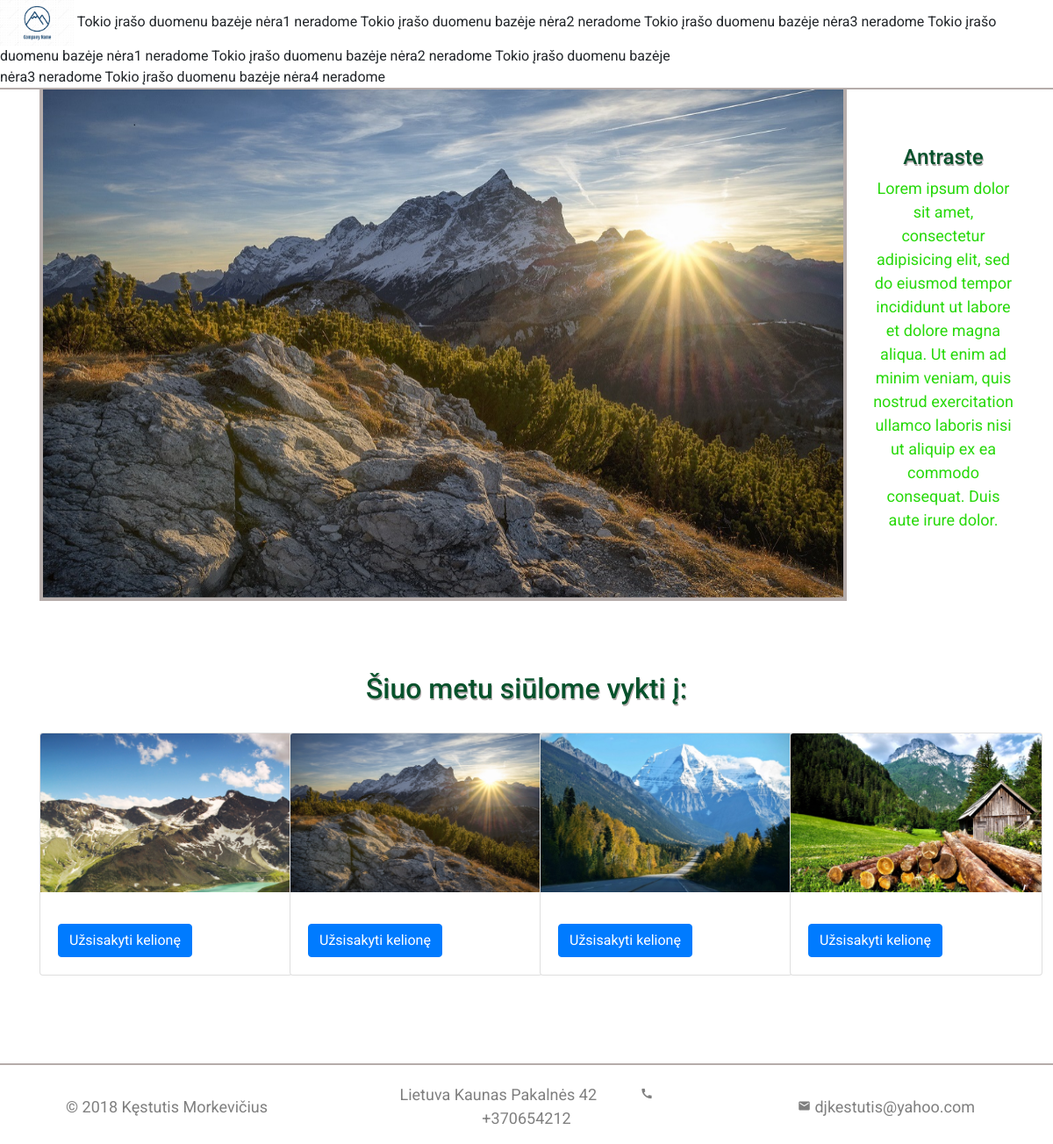
The page /keliones.php on the database as committed earlier.
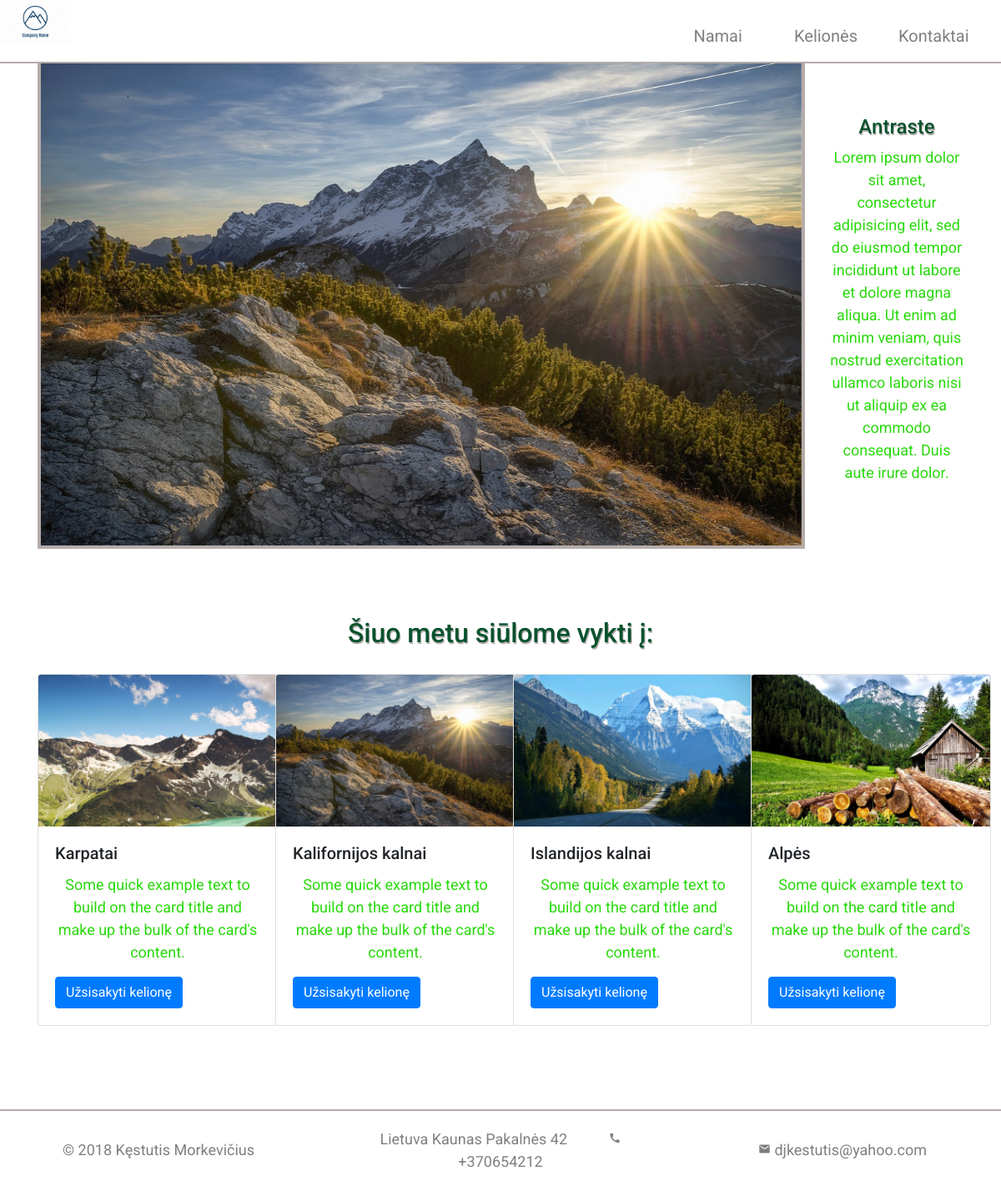
The same page on the database as committed later.
### tables this page shows
CREATE TABLE `meniu` (
  `meniu_ID` int(11) NOT NULL,
  `pavadinimas` varchar(50) NOT NULL
);

### keliones.php (the view, shortened to what this page needs)
<?php include ('header.php') ?>
  <div class="container-fluid no-gutters">
    <header class="row meniu">
      <div class="col">
        <?php include('nav.php') ?>
        <?php
        $viezbutis1 = getViezbutis(1);
        $viezbutis2 = getViezbutis(2);
        $viezbutis3 = getViezbutis(3);
        $viezbutis4 = getViezbutis(4);
        ?>
      </div>
    </header>
  </div>
  <div class="container">
    <main class="row">
      <div id="carouselExampleSlidesOnly" class="carousel slide carousel-fade col-10" data-ride="carousel">
        <div class="carousel-inner">
          <div class="carousel-item active">
            <img class="d-block w-100" src="./img/bright-clouds-cold-618833.jpg" alt="First slide">
          </div>
        </div>
      </div>
      <div class="col-md-2 col-sm col-xs align-self-center">
        <h4> Antraste </h4>
        <p>Lorem ipsum dolor sit amet, consectetur adipisicing elit, sed do eiusmod tempor incididunt ut labore et dolore magna aliqua. Ut enim ad minim veniam, quis nostrud exercitation ullamco laboris nisi ut aliquip ex ea commodo consequat. Duis aute
          irure dolor.</p>
      </div>
    </main>
    <div class="row aukstis-150">
      <div class="col align-self-end">
        <h2> Šiuo metu siūlome vykti į:</h2>
      </div>
    </div>
    <div class="row">
      <div class="col-3">
        <div class="card" style="width: 18rem;">
          <img class="card-img-top" src="./img/kalnaiMaza.jpg" alt="Card image cap">
          <div class="card-body">
            <h5 class="card-title"> <?php echo $viezbutis1['Viežbučio_pavadinimas']; ?> </h5>
            <p class="card-text"> <?php echo $viezbutis1['aprašymas'];  ?> </p>
            <a href="detales.php?viezb=Viežbutis karpatų kalnuose&kaina=1200" id="karpatai" class="btn btn-primary"> Užsisakyti kelionę </a>
          </div>
        </div>
      </div>
      <div class="col-3">
        <div class="card" style="width: 18rem;">
          <img class="card-img-top" src="./img/bright-clouds-cold-618833.jpg" alt="Card image cap">
          <div class="card-body">
            <h5 class="card-title"> <?php echo $viezbutis2['Viežbučio_pavadinimas']; ?> </h5>
            <p class="card-text"> <?php echo $viezbutis2['aprašymas']; ?> </p>
            <a href="detales.php?viezb=Viežbutis Kalifornijos kalnuose&kaina=3150" id="kalifornija" class="btn btn-primary"> Užsisakyti kelionę </a>
          </div>
        </div>
      </div>
      <div class="col-3">
        <div class="card" style="width: 18rem;">
          <img class="card-img-top" src="./img/landscape-mountains-nature-67517.jpg" alt="Card image cap">
          <div class="card-body">
            <h5 class="card-title"> <?php echo $viezbutis3['Viežbučio_pavadinimas']; ?> </h5>
            <p class="card-text"> <?php echo $viezbutis3['aprašymas']; ?> </p>
            <a href="detales.php?viezb=Viežbutis Islandijos kalnuose&kaina=1980" id="islandija" class="btn btn-primary"> Užsisakyti kelionę </a>
          </div>
        </div>
      </div>
      <div class="col-3">
        <div class="card" style="width: 18rem;">
          <img class="card-img-top" src="./img/alps-barn-clouds-358532.jpg" alt="Card image cap">
          <div class="card-body">
            <h5 class="card-title"> <?php echo $viezbutis4['Viežbučio_pavadinimas']; ?> </h5>
            <p class="card-text"> <?php echo $viezbutis4['aprašymas']; ?> </p>
            <a href="detales.php?viezb=Viežbutis  Apėse&kaina=1500" id="alpes" class="btn btn-primary">Užsisakyti kelionę</a>
          </div>
        </div>
      </div>
    </div>
    <div class="row aukstis-100">
      <div class="col">
      </div>
    </div>
  </div>
  <?php include('footer.php') ?>

### header.php (shortened to what this page needs)
<!doctype html>
<html lang="en">
<head>
  <link rel="stylesheet" href="https://stackpath.bootstrapcdn.com/bootstrap/4.1.3/css/bootstrap.min.css">
  <link rel="stylesheet" href="./css/normalize.css">
  <link rel="stylesheet" href="./css/master.css" />
</head>
<body>

### nav.php (shortened to what this page needs)
<img class="logo" src="./img/slide-logo-2.png" alt="logo">
<?php include ('header.php');
      include ('db.php');
$nav1 = getNav(1);
$nav2 = getNav(2);
$nav3 = getNav(3);
?>
    <nav class="navbar navbar-expand-lg navbar-light  floar">
     <div class="collapse navbar-collapse" id="navbarNav">
       <ul class="navbar-nav">
         <li class="nav-item">
           <a class="nav-link" href="index.php"> <?php echo $nav1['pavadinimas']; ?> </a>
         </li>
         <li class="nav-item">
           <a class="nav-link" href="keliones.php"> <?php echo $nav2['pavadinimas']; ?> </a>
         </li>
         <li class="nav-item">
           <a class="nav-link" href="kontaktai.php"> <?php echo $nav3['pavadinimas']; ?> </a>
         </li>
       </ul>
     </div>
   </nav>

### db.php (shortened to what this page needs)
<?php
    $prisijungimas = mysqli_connect( DB_HOST, DB_USER, DB_PASSWORD, DB_NAME );
    mysqli_set_charset($prisijungimas, 'utf8');
    function getPrisijungimas() {
        global $prisijungimas;
        return $prisijungimas;
    }
    function getNav($nr) {
           $manoSQL = "SELECT * FROM meniu WHERE meniu_ID=$nr ";
           $rezultatai = mysqli_query( getPrisijungimas() , $manoSQL);
           if (mysqli_num_rows($rezultatai) > 0) {
               $resultataiMasyvas = mysqli_fetch_assoc($rezultatai);
               return $resultataiMasyvas;
           } else {
           echo "Tokio įrašo duomenu bazėje nėra" . $nr . " neradome ";
           }
       }
       function getViezbutis($nr) {
              $manoSQL = "SELECT * FROM viežbučių WHERE Viežbučio_id=$nr ";
              $rezultatai = mysqli_query( getPrisijungimas() , $manoSQL);
              if (mysqli_num_rows($rezultatai) > 0) {
                  $resultataiMasyvas = mysqli_fetch_assoc($rezultatai);
                  return $resultataiMasyvas;
              } else {
              echo "Tokio įrašo duomenu bazėje nėra" . $nr . " neradome ";
              }
          }

### footer.php (shortened to what this page needs)
<footer class="container-fluid no-gutters">
  <div class="row align-items-center aukstis-85">
    <div class="col align-self-center">
      <p>&copy; 2018 Kęstutis Morkevičius</p>
    </div>
    <div class="col align-self-center">
      <p> Lietuva Kaunas Pakalnės 42 <span class="space"> </span> <i class="material-icons"> call </i> +370654212 </p>
    </div>
    <div class="col align-self-center">
      <p> <i class="material-icons"> email </i> djkestutis@yahoo.com </p>
    </div>
  </div>
</footer>
</body>
</html>

### css/master.css (style rules this page uses)
* { box-sizing: border-box; }
.floar { float: right; }
.aukstis-85 { height: 85px; }
.aukstis-100 { height: 100px; }
.aukstis-150 { height: 150px; }
body { font-family: 'Roboto', sans-serif; background-color: transparent; }
h2 { text-align: center; color: #07522c; text-shadow: 1px 2px #b5adae; margin-bottom: 30px; }
h4 { text-align: center; color: #07522c; text-shadow: 1px 2px #b5adae; }
p { text-align: center; color: rgb(40, 217, 11); font-size: 18px; text-shadow: 1px 2px white; }
.no-gutters { padding-left: 0; padding-right: 0; }
.meniu { border-bottom: 2px solid #b5acaa; }
nav { width: 35%; }
ul { list-style: none; }
li { display: inline-block; width: 100%; text-align: center; margin-top: 12px; font-size: 20px; color: rgb(137, 130, 139); }
.logo { width: 7%; height: auto; }
.navbar-nav { width: 100%; }
.carousel-inner { border-left: 4px solid #b5acaa; border-right: 4px solid #b5acaa; border-bottom: 4px solid #b5acaa; }
footer { border-top: 2px solid #b5acaa; }
footer p { color: rgba(0,0,0,.5); margin-top: 20px; }
.material-icons { font-family: 'Material Icons'; font-weight: normal; font-style: normal; font-size: 15px; }

Rows that differ between the two databases and show on the page:
added meniu: pavadinimas "Namai"
added meniu: pavadinimas "Kelionės"
added meniu: pavadinimas "Kontaktai"
added viežbučių: Viežbučio_pavadinimas "Karpatai", aprašymas "Some quick example text to build on the card title and make up the bulk of the card's content."
added viežbučių: Viežbučio_pavadinimas "Kalifornijos kalnai", aprašymas "Some quick example text to build on the card title and make up the bulk of the card's content."
added viežbučių: Viežbučio_pavadinimas "Islandijos kalnai", aprašymas "Some quick example text to build on the card title and make up the bulk of the card's content."
added viežbučių: Viežbučio_pavadinimas "Alpės", aprašymas "Some quick example text to build on the card title and make up the bulk of the card's content."
Other text that changed with them:
$nr: "1 2 3" → (not shown)
$nr: "1 2 3 4" → (not shown)
text no longer shown: "Tokio įrašo duomenu bazėje nėra Tokio įrašo duomenu bazėje nėra Tokio įrašo duomenu bazėje nėra neradome neradome neradome Tokio įrašo duomenu bazėje nėra Tokio įrašo duomenu bazėje nėra Tokio įrašo duomenu bazėje nėra Tokio įrašo duomenu bazėje nėra neradome neradome neradome neradome"
